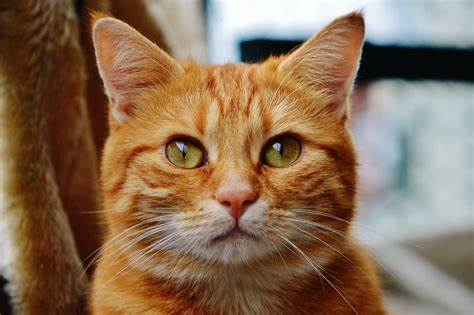
#> input picture Images/cat.jpeg, 474 x 315 px
$ python Thresholding.py
#> lines starting #> are read from the running program, lines starting #| are printed output that depends on the picture; after the words box and inside, x2 and y2 are one past the last pixel; in counts of white or black regions, pixels touching at a corner belong together
# thresholding is a segmentation technique used to separate an object from its background , the  image is converted to a binary image where the pixels are either 0 or 1
# we set a threshold value and if the pixel value is above the threshold value it is converted to 1 and if it is below the threshold value it is converted to 0
# thresholding is used to remove lighter or darker regions and contours are used to find the boundaries of the object

import cv2 as cv
img = cv.imread('Images/cat.jpeg')
#> img is the input picture: shape (315, 474, 3); mean B, G, R 85.7, 110.3, 137.7

gray = cv.cvtColor(img, cv.COLOR_BGR2GRAY)
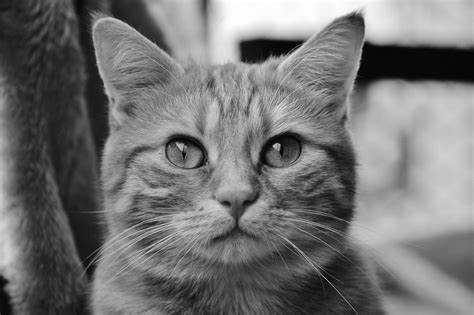
#> gray: shape (315, 474); min 0, max 255, mean 115.7
# simple thresholding
threshold, thresh = cv.threshold(gray, 150, 255, cv.THRESH_BINARY)
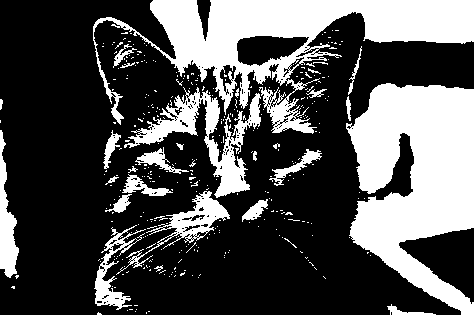
#> thresh: shape (315, 474); 32% white; 352 white regions (323 under 20 px), largest, box (x1, y1, x2, y2) and area: (346, 83, 474, 315) 18728, (93, 0, 474, 134) 16977, (124, 87, 261, 198) 3989
# if the pixel val is above 150 it is converted to 255 and if it is below 150 it is converted to 0
# it returns a tuple of threshold value and the thresholded image
# parameters are source image, threshold value, max value, threshold type


cv.imshow('Simple Thresholded', thresh)
threshold, thresh_inv = cv.threshold(gray, 150, 255, cv.THRESH_BINARY_INV)


cv.imshow('Simple Thresholded', thresh_inv)


# adaptive thresholding
adaptive_thresh = cv.adaptiveThreshold(
    gray, 255, cv.ADAPTIVE_THRESH_MEAN_C, cv.THRESH_BINARY, 11, 3)
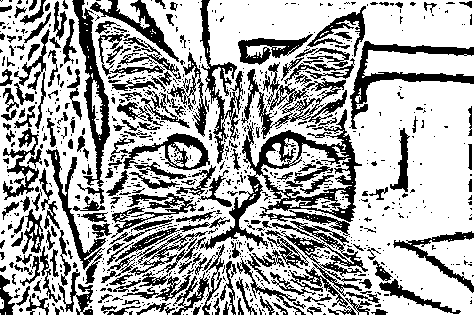
#> adaptive_thresh: shape (315, 474); 66.9% white; 962 black regions (749 under 20 px), largest, box (x1, y1, x2, y2) and area: (200, 109, 362, 250) 4395, (270, 221, 380, 315) 2369, (349, 41, 474, 129) 2241
# parameters are source image, max value, adaptive method, threshold type, block size(kernal size like in blur), constant that is subtracted from the mean or weighted mean calculated
cv.imshow('Adaptive Thresholding', adaptive_thresh)

# gaussian adaptive thresholding
adaptive_thresh_gaussian = cv.adaptiveThreshold(
    gray, 255, cv.ADAPTIVE_THRESH_GAUSSIAN_C, cv.THRESH_BINARY, 11, 3)
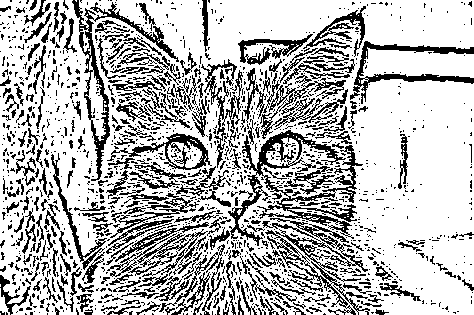
#> adaptive_thresh_gaussian: shape (315, 474); 72.4% white; black in thin lines or dots
cv.imshow('Adaptive Thresholding Gaussian', adaptive_thresh_gaussian)

cv.waitKey(0)

$ run again, with Images/th.jpeg copied over Images/cat.jpeg
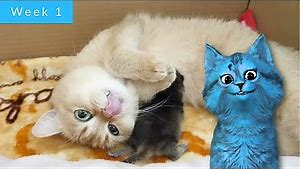
#> input picture Images/th.jpeg, 301 x 169 px
#> img is the input picture: shape (169, 301, 3); mean B, G, R 134.2, 148.3, 148.7
#> `threshold, thresh = cv.threshold(gray, 150, 255, cv.THRESH_BINARY)`:
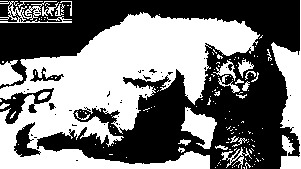
#> thresh: shape (169, 301); 48% white; 151 white regions (124 under 20 px), largest, box (x1, y1, x2, y2) and area: (0, 12, 260, 169) 19121, (271, 0, 301, 169) 2067, (181, 107, 217, 149) 786
#> adaptive_thresh: shape (169, 301); 64.7% white; 404 black regions (357 under 20 px), largest, box (x1, y1, x2, y2) and area: (0, 0, 300, 169) 12203, (0, 87, 55, 124) 575, (30, 59, 95, 82) 415
#> `adaptive_thresh_gaussian = cv.adaptiveThreshold( gray, 255, cv.ADAPTIV..`:
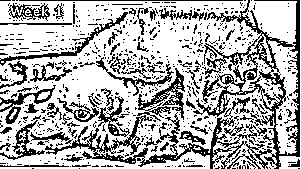
#> adaptive_thresh_gaussian: shape (169, 301); 69% white; black in thin lines or dots
